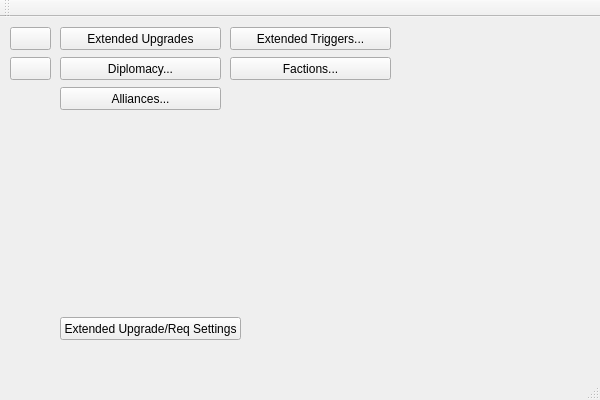
<?xml version="1.0" encoding="UTF-8"?>
<ui version="4.0">
 <class>ExtMappingToolClass</class>
 <widget class="QMainWindow" name="ExtMappingToolClass">
  <property name="geometry">
   <rect>
    <x>0</x>
    <y>0</y>
    <width>600</width>
    <height>400</height>
   </rect>
  </property>
  <property name="windowTitle">
   <string>Extended Mapping Tool</string>
  </property>
  <widget class="QWidget" name="centralWidget">
   <widget class="QPushButton" name="saveButton">
    <property name="geometry">
     <rect>
      <x>10</x>
      <y>40</y>
      <width>41</width>
      <height>23</height>
     </rect>
    </property>
    <property name="text">
     <string/>
    </property>
   </widget>
   <widget class="QPushButton" name="loadButton">
    <property name="geometry">
     <rect>
      <x>10</x>
      <y>10</y>
      <width>41</width>
      <height>23</height>
     </rect>
    </property>
    <property name="text">
     <string/>
    </property>
   </widget>
   <widget class="QPushButton" name="triggersButton">
    <property name="geometry">
     <rect>
      <x>230</x>
      <y>10</y>
      <width>161</width>
      <height>23</height>
     </rect>
    </property>
    <property name="text">
     <string>Extended Triggers...</string>
    </property>
   </widget>
   <widget class="QPushButton" name="upgradesButton">
    <property name="geometry">
     <rect>
      <x>60</x>
      <y>10</y>
      <width>161</width>
      <height>23</height>
     </rect>
    </property>
    <property name="text">
     <string>Extended Upgrades</string>
    </property>
   </widget>
   <widget class="QPushButton" name="diplomacyButton">
    <property name="geometry">
     <rect>
      <x>60</x>
      <y>40</y>
      <width>161</width>
      <height>23</height>
     </rect>
    </property>
    <property name="text">
     <string>Diplomacy...</string>
    </property>
   </widget>
   <widget class="QPushButton" name="factionsButton">
    <property name="geometry">
     <rect>
      <x>230</x>
      <y>40</y>
      <width>161</width>
      <height>23</height>
     </rect>
    </property>
    <property name="text">
     <string>Factions...</string>
    </property>
   </widget>
   <widget class="QPushButton" name="alliancesButton">
    <property name="geometry">
     <rect>
      <x>60</x>
      <y>70</y>
      <width>161</width>
      <height>23</height>
     </rect>
    </property>
    <property name="text">
     <string>Alliances...</string>
    </property>
   </widget>
   <widget class="QPushButton" name="upgReqButton">
    <property name="geometry">
     <rect>
      <x>60</x>
      <y>300</y>
      <width>181</width>
      <height>23</height>
     </rect>
    </property>
    <property name="text">
     <string>Extended Upgrade/Req Settings</string>
    </property>
   </widget>
  </widget>
  <widget class="QMenuBar" name="menuBar">
   <property name="geometry">
    <rect>
     <x>0</x>
     <y>0</y>
     <width>600</width>
     <height>21</height>
    </rect>
   </property>
  </widget>
  <widget class="QToolBar" name="mainToolBar">
   <attribute name="toolBarArea">
    <enum>TopToolBarArea</enum>
   </attribute>
   <attribute name="toolBarBreak">
    <bool>false</bool>
   </attribute>
  </widget>
  <widget class="QStatusBar" name="statusBar"/>
 </widget>
 <layoutdefault spacing="6" margin="11"/>
 <resources>
  <include location="extmappingtool.qrc"/>
 </resources>
 <connections/>
</ui>
